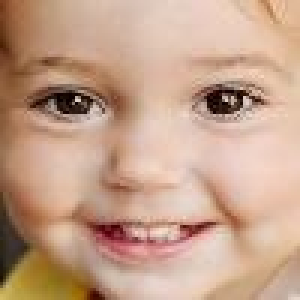
#> input picture train_01322.jpg, 100 x 100 px (shown 3 times larger)
$ jupyter execute Blurred_visualization.ipynb
#> lines starting #> are read from the running program, lines starting #| are printed output that depends on the picture
[cell 1]
#!/usr/bin/python3
# -*- coding: UTF-8 -*-
import cv2
import random
import numpy as np
from matplotlib import pyplot as plt

img = cv2.imread('train_01322.jpg')
#> img is the input picture: shape (100, 100, 3); mean B, G, R 138.4, 161, 197
img = img[:,:,::-1]

GaussianBlur = cv2.GaussianBlur(img,(5,5),0) # 这里(5, 5)表示高斯矩阵的长与宽都是5，标准差取0时OpenCV会根据高斯矩阵的尺寸计算
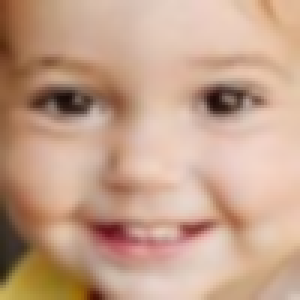
#> GaussianBlur: shape (100, 100, 3) (shown 3 times larger); mean R, G, B 197.1, 161.1, 138.4
AverageBlur = cv2.blur(img,(5,5))  # 平均模糊，就是内核对原图像卷积后求平均
MedianBlur = cv2.medianBlur(img,5) # 中位数模糊（中值模糊）
BilateralFilter = cv2.bilateralFilter(img,10,100,100) #10邻域直径，两个100分别是空间高斯函数标准差，灰度值相似性高斯函数标准差
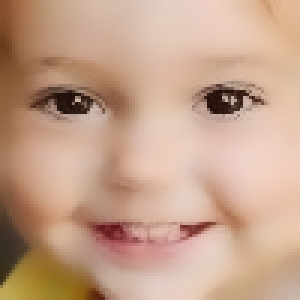
#> BilateralFilter: shape (100, 100, 3) (shown 3 times larger); mean R, G, B 197.5, 161.5, 138.8

def sp_noise(image,prob):
  '''
  添加椒盐噪声
  prob:噪声比例
  '''
#> called with prob = 0.05
  output = np.zeros(image.shape,np.uint8)
  thres = 1 - prob
  for i in range(image.shape[0]):
    for j in range(image.shape[1]):
      rdn = random.random()
      if rdn < prob:
        output[i][j] = 0
      elif rdn > thres:
        output[i][j] = 255
      else:
        output[i][j] = image[i][j]
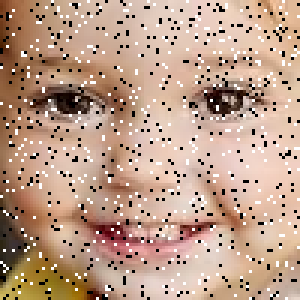
#> output: shape (100, 100, 3) (shown 3 times larger); mean R, G, B 189.1, 156.6, 136.2
  return output

SaltPepper = sp_noise(img, prob=0.05)

fig = plt.figure(figsize=(8, 5))

plt.subplot(2,3,1),plt.imshow(img),plt.title('Original')
plt.xticks([]), plt.yticks([])
plt.subplot(2,3,2),plt.imshow(GaussianBlur),plt.title('GaussianBlur')
plt.xticks([]), plt.yticks([])
plt.subplot(2,3,3),plt.imshow(AverageBlur),plt.title('AverageBlur')
plt.xticks([]), plt.yticks([])
plt.subplot(2,3,4),plt.imshow(MedianBlur),plt.title('MedianBlur')
plt.xticks([]), plt.yticks([])
plt.subplot(2,3,5),plt.imshow(BilateralFilter),plt.title('BilateralFilter')
plt.xticks([]), plt.yticks([])
plt.subplot(2,3,6),plt.imshow(SaltPepper),plt.title('Salt-and-pepper')
plt.xticks([]), plt.yticks([])
plt.savefig('noise.jpg',transparent=True)
plt.show()

$ run again, with train_09123.jpg copied over train_01322.jpg
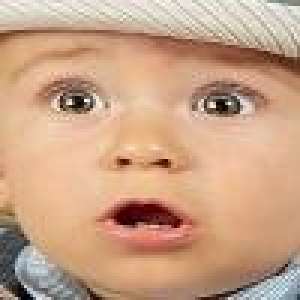
#> input picture train_09123.jpg, 100 x 100 px (shown 3 times larger)
#> img is the input picture: shape (100, 100, 3); mean B, G, R 134, 162.2, 201.4
#> `BilateralFilter = cv2.bilateralFilter(img,10,100,100)`:
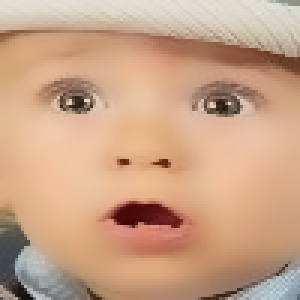
#> BilateralFilter: shape (100, 100, 3) (shown 3 times larger); mean R, G, B 202, 162.7, 134.4
#> after the loop in sp_noise, `for i in range(image.shape[0]):`:
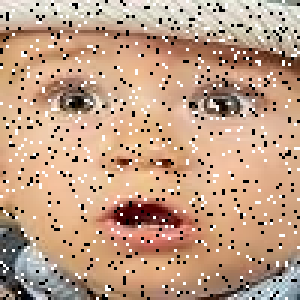
#> output: shape (100, 100, 3) (shown 3 times larger); mean R, G, B 193.2, 157.7, 132.2
